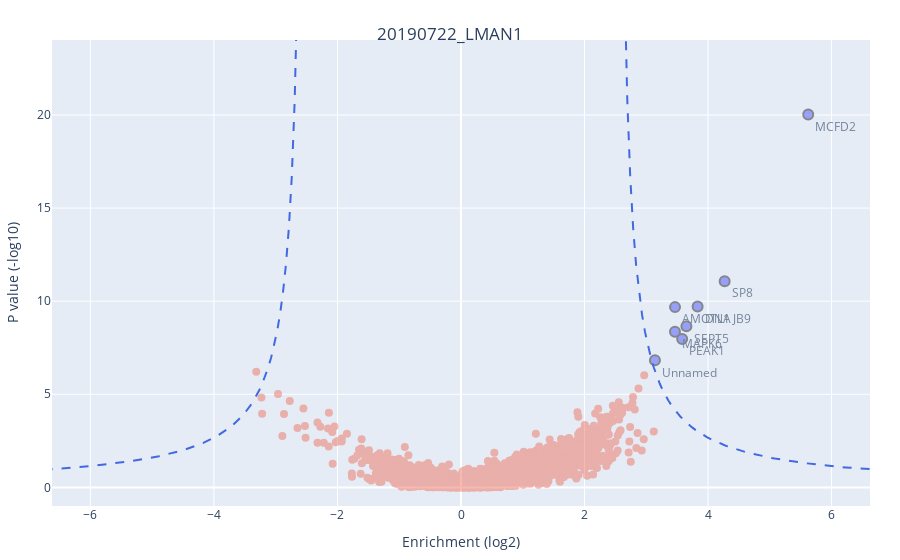

The notebook cell this image was saved under:
### Markdown cell above
### Volcano plot!

### Code cell
imp.reload(pv)
pv.volcano_plot(master,'20190722_LMAN1',[4,2.5])

### Figure 1 — Plotly figure (JSON) as saved in the notebook; plotly's stock layout.template omitted (floating-point values rounded to 4 significant figures; data arrays with more than 128 entries replaced by an {"elided": "..."} marker saying what was removed)
{"data": [{"marker": {"line": {"width": 2}, "size": 10}, "mode": "markers+text", "opacity": 0.6, "text": ["SP8", "SEPT5", "Unnamed", "MAPK6", "AMOTL1", "MCFD2", "PEAK1", "DNAJB9"], "textposition": "bottom right", "type": "scatter", "x": [4.269, 3.649, 3.14, 3.465, 3.465, 5.622, 3.581, 3.831], "y": [11.08, 8.65, 6.826, 8.364, 9.681, 20.03, 7.966, 9.713]}, {"marker": {"size": 8}, "mode": "markers", "opacity": 0.4, "text": {"elided": "3792 str values"}, "type": "scatter", "x": {"elided": "3792 float values"}, "y": {"elided": "3792 float values"}}, {"line": {"color": "royalblue", "dash": "dash"}, "mode": "lines", "type": "scatter", "x": {"elided": "400 float values"}, "y": {"elided": "400 float values"}}], "layout": {"margin": {"b": 20, "l": 30, "r": 30, "t": 40}, "showlegend": false, "title": {"text": "20190722_LMAN1", "x": 0.5, "y": 0.95}, "xaxis": {"range": [-6.622, 6.622], "title": {"text": "Enrichment (log2)"}}, "yaxis": {"range": [-1, 24.03], "title": {"text": "P value (-log10)"}}}}
